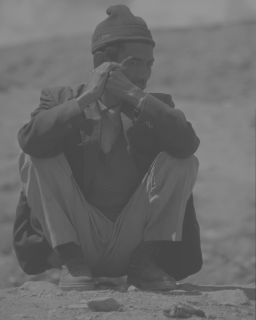
#> input picture Python/Przetwarzanie obrazów/koncowe/kierowca.png, 256 x 320 px, found by its file name
$ python lab01.py
#> lines starting #> are read from the running program, lines starting #| are printed output that depends on the picture; long printed decimals are rounded
import numpy as np
import matplotlib.pyplot as plot
import matplotlib.image as image


oryginal = image.imread('E:\Workspace\Python\kierowca.png')
#> oryginal is the input picture: shape (320, 256, 3) float32; min 0.275, max 0.588, mean 0.416
oryginal = oryginal[:,:,0]
#> oryginal: shape (320, 256) float32

ile = 0;

def jasnosc (obraz):
    M = obraz.shape[0]
#> M = 320
    N = obraz.shape[1]
#> N = 256

    suma = 0
    for x in range (0,M):
        for y in range (0,N):
            suma = suma + obraz[x,y]
#> after the loop, suma = 34092.4

    J = suma/(M*N)
#> J = 0.416
#| Janosc:    0.4162

    return J


def kontrast (obraz):
    M = obraz.shape[0]
#> M = 320
    N = obraz.shape[1]
#> N = 256
    jas = jasnosc(obraz)
#> jas = 0.416

    suma = 0
    for x in range (0,M):
        for y in range (0,N):
            suma = suma + np.power((obraz[x,y] - jas),2)
#> after the loop, suma = 666.3

    K=np.sqrt(suma/(M*N))
#> K = 0.0902

    return K


#       ORYGINAŁ
plot.imshow(oryginal, cmap='gray', vmin=0, vmax=1)
plot.show();
print("Oryginał.")
print("Janosc:   ",jasnosc(oryginal))
print("Kontrast: ",kontrast(oryginal))
#| Kontrast:  0.09019

#       DODAWANIE
ile = 0.4
plot.subplot(121)
plot.imshow(oryginal, cmap='gray', vmin=0, vmax=1)
kopia = oryginal.copy() + ile
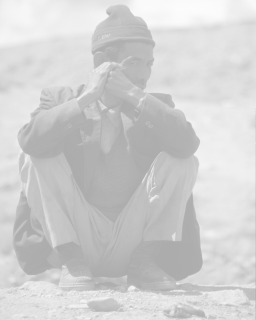
#> kopia: shape (320, 256) float32; min 0.675, max 0.988, mean 0.816
plot.subplot(122)
plot.imshow(kopia, cmap='gray', vmin=0, vmax=1)
plot.show()
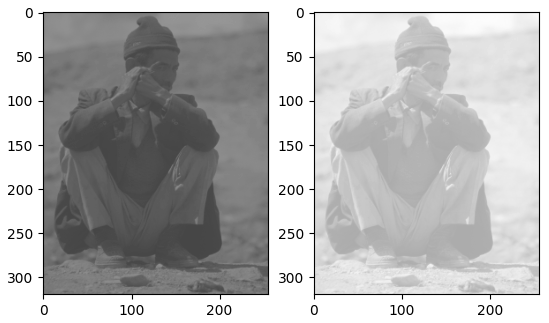
#> figure drawn by matplotlib, 2 panels
print("Dodane: ", ile)
print("Janosc:   ",jasnosc(kopia))
#| Janosc:    0.8162
print("Kontrast: ",kontrast(kopia))
#| Kontrast:  0.09019

#       MNOZENIE
ile = 1.8
plot.subplot(121)
plot.imshow(oryginal, cmap='gray', vmin=0, vmax=1)
kopia = oryginal * ile
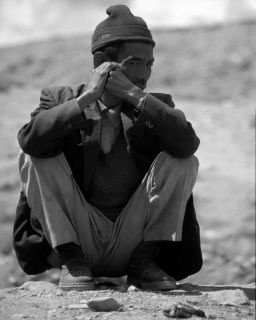
#> kopia: shape (320, 256) float32; min 0.494, max 1.06, mean 0.749; drawn with min black and max white
plot.subplot(122)
plot.imshow(kopia, cmap='gray', vmin=0, vmax=1)
plot.show()
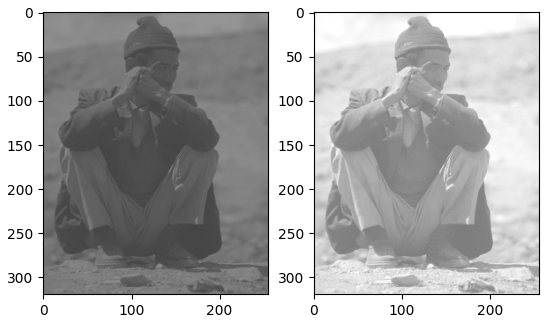
#> figure drawn by matplotlib, 2 panels
print("Mnozenie: ",ile)
print("Janosc:   ",jasnosc(kopia))
#| Janosc:    0.7491
print("Kontrast: ",kontrast(kopia))
#| Kontrast:  0.1623

#       POTEGOWANIE
plot.subplot(121)
plot.imshow(oryginal, cmap='gray', vmin=0, vmax=1)
kopia = np.power(oryginal,2)
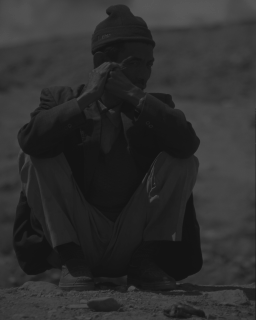
#> kopia: shape (320, 256) float32; min 0.0754, max 0.346, mean 0.181
plot.subplot(122)
plot.imshow(kopia, cmap='gray', vmin=0, vmax=1)
plot.show()
print("Potegowanie")
print("Janosc:   ",jasnosc(kopia))
#| Janosc:    0.1813
print("Kontrast: ",kontrast(kopia))
#| Kontrast:  0.07459

#       PIERWIASTKOWANIE
plot.subplot(121)
plot.imshow(oryginal, cmap='gray', vmin=0, vmax=1)
kopia = np.sqrt(oryginal)
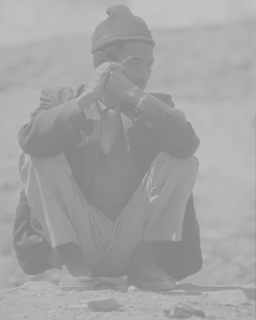
#> kopia: shape (320, 256) float32; min 0.524, max 0.767, mean 0.641
plot.subplot(122)
plot.imshow(kopia, cmap='gray', vmin=0, vmax=1)
plot.show()
print("Pierwiastkowanie")
print("Janosc:   ",jasnosc(kopia))
#| Janosc:    0.6412
print("Kontrast: ",kontrast(kopia))
#| Kontrast:  0.07101

#       LOGARYTMOWANIE
plot.subplot(121)
plot.imshow(oryginal, cmap='gray', vmin=0, vmax=1)
kopia = np.log1p(oryginal)
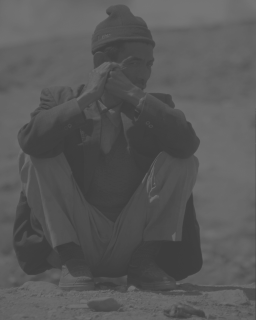
#> kopia: shape (320, 256) float32; min 0.243, max 0.463, mean 0.346
plot.subplot(122)
plot.imshow(kopia, cmap='gray', vmin=0, vmax=1)
plot.show()
print("Logarytmowanie")
print("Janosc:   ",jasnosc(kopia))
#| Janosc:    0.3459
print("Kontrast: ",kontrast(kopia))
#| Kontrast:  0.06403

$ run again, with Python/Przetwarzanie obrazów/koncowe/kolka.png copied over Python/Przetwarzanie obrazów/koncowe/kierowca.png
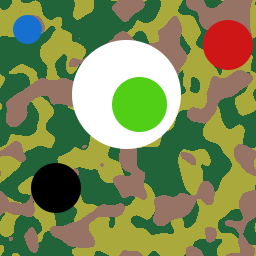
#> input picture Python/Przetwarzanie obrazów/koncowe/kolka.png, 256 x 256 px, found by its file name
#> oryginal is the input picture: shape (256, 256, 3) float32; mean R, G, B 0.489, 0.542, 0.334
#> `oryginal = oryginal[:,:,0]`:
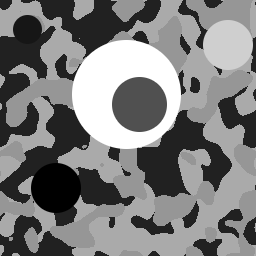
#> oryginal: shape (256, 256) float32; min 0, max 1, mean 0.489
#> after the loop in jasnosc, `for x in range (0,M):`: suma = 32056.8
#> J = 0.489
#| Janosc:    0.4891
#> after the loop in kontrast, `for x in range (0,M):`: suma = 5921
#> K = 0.301
#| Kontrast:  0.3006
#| Janosc:    0.8891
#| Kontrast:  0.3006
#| Janosc:    0.8805
#| Kontrast:  0.541
#| Janosc:    0.3296
#| Kontrast:  0.2995
#| Janosc:    0.6514
#| Kontrast:  0.2545
#> `kopia = np.log1p(oryginal)`:
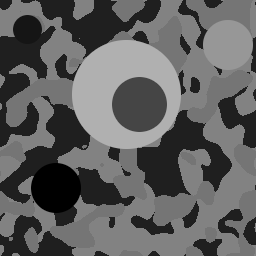
#> kopia: shape (256, 256) float32; min 0, max 0.693, mean 0.377
#| Janosc:    0.3769
#| Kontrast:  0.2089
